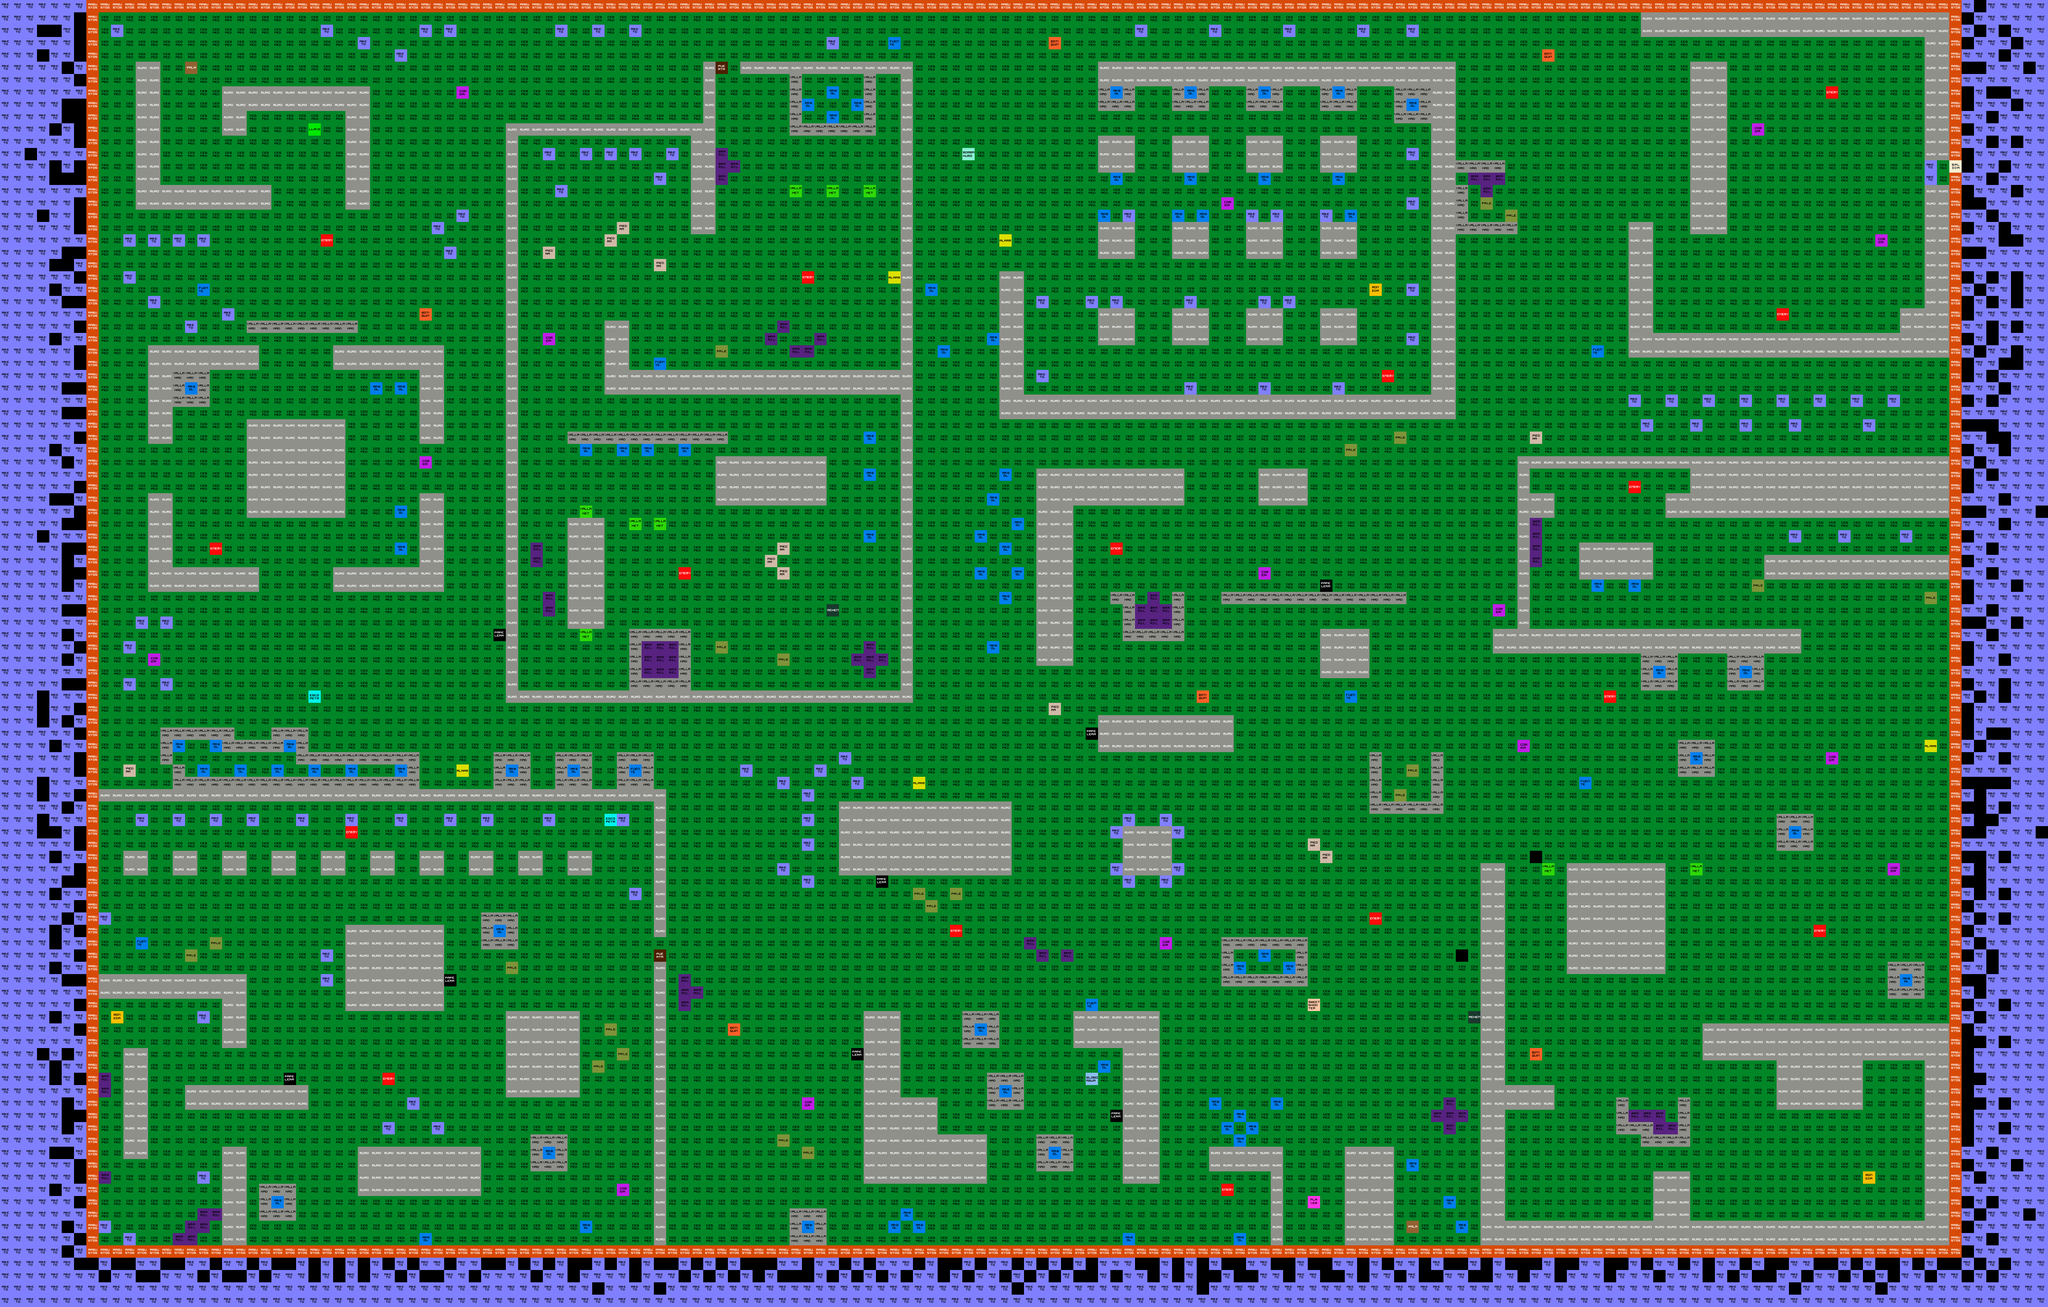

A level layout from a 2D game, rendered from its tile map. Below: a short description, then the map file with tile-grid data replaced by summaries:
An orthogonal 166x106 tile map with 32x32 px tiles, 2 tile layers (Capa de Patrones 1, Capa de patrones 2) and 251 objects (188x nodo).

<map version="1.0" orientation="orthogonal" renderorder="right-down" width="166" height="106" tilewidth="32" tileheight="32" nextobjectid="420">
 <tileset firstgid="1" name="tileset" tilewidth="32" tileheight="32" tilecount="64" columns="8">
  <image source="tileset.png" width="256" height="256" />
 </tileset>
 <layer name="Capa de Patrones 1" width="166" height="106">
  <data>[17596 cells, 15502 non-empty, 3 distinct tile ids]</data>
 </layer>
 <layer name="Capa de patrones 2" width="166" height="106">
  <data>[17596 cells, 2387 non-empty, 24 distinct tile ids]</data>
 </layer>
 <objectgroup name="muros">
  <object id="228" x="5056" y="2656">
   <polyline points="0,0 -640,0 -640,96 -448,96 -448,224 -224,224 -224,96 -64,96 -64,512 -672,512 -672,384 -768,384 -768,512 -1152,512 -1152,224 -1024,224 -1024,160 -1152,160 -1152,-416 -1216,-416 -1216,576 0,576 0,0" />
  </object>
  <object id="233" x="3328" y="3232">
   <polyline points="0,0 0,-256 -192,-256 -192,-192 -32,-192 -32,0 0,0" />
  </object>
  <object id="234" x="3008" y="3072">
   <polyline points="0,0 0,-448 -224,-448 -224,-352 -96,-352 -96,0 0,0" />
  </object>
  <object id="240" x="5056" y="1184">
   <polyline points="0,0 -1120,0 -1120,448 -1184,448 -1184,512 -384,512 -384,448 -1088,448 -1088,160 -1024,160 -1024,96 -1088,96 -1088,32 -672,32 -672,96 -736,96 -736,160 0,160 0,0" />
  </object>
  <object id="242" x="5056" y="480">
   <polyline points="0,0 0,448 -832,448 -832,96 -768,96 -768,384 -128,384 -128,320 -64,320 -64,0 0,0" />
  </object>
  <object id="244" x="5056" y="416">
   <polyline points="0,0 -64,0 -64,-320 -800,-320 -800,-384 0,-384 0,0" />
  </object>
  <object id="245" x="2848" y="160">
   <polyline points="0,0 0,64 864,64 864,864 -192,864 -192,544 -256,544 -256,928 928,928 928,0 0,0" />
  </object>
  <object id="261" x="3072" y="1216">
   <polyline points="0,0 -384,0 -384,512 -288,512 -288,96 0,96 0,0" />
  </object>
  <object id="263" x="2560" y="2944">
   <polyline points="0,0 0,128 -320,128 -320,-320 -224,-320 -224,-96 -128,-96 -128,0 0,0" />
  </object>
  <object id="286" x="1696" y="2496" width="32" height="736" />
  <object id="288" x="256" y="2528">
   <polyline points="0,0 384,0 384,192 320,192 320,64 0,64 0,0" />
  </object>
  <object id="289" x="256" y="2080">
   <polyline points="0,0 1440,0 1440,352 1472,352 1472,-32 0,-32 0,0" />
  </object>
  <object id="294" x="384" y="1280">
   <polyline points="0,0 64,0 64,192 288,192 288,256 0,256 0,0" />
  </object>
  <object id="295" x="384" y="896">
   <polyline points="0,0 0,256 64,256 64,64 288,64 288,0 0,0" />
  </object>
  <object id="296" x="864" y="896">
   <polyline points="0,0 0,64 224,64 224,256 288,256 288,0 0,0" />
  </object>
  <object id="297" x="1088" y="1280">
   <polyline points="0,0 64,0 64,256 -224,256 -224,192 0,192 0,0" />
  </object>
  <object id="298" x="352" y="160">
   <polyline points="0,0 64,0 64,320 352,320 352,384 0,384 0,0" />
  </object>
  <object id="299" x="576" y="224">
   <polyline points="0,0 0,128 64,128 64,64 320,64 320,320 384,320 384,0 0,0" />
  </object>
  <object id="300" x="1856" y="160">
   <polyline points="0,0 0,448 -64,448 -64,192 -512,192 -512,1632 480,1632 480,864 -288,864 -288,672 -224,672 -224,800 480,800 480,32 64,32 64,0 512,0 512,1664 -544,1664 -544,160 -32,160 -32,0 0,0" />
  </object>
  <object id="302" x="2848" y="352">
   <polyline points="0,0 0,96 96,96 96,0 0,0" />
  </object>
  <object id="303" x="3040" y="352">
   <polyline points="0,0 0,96 96,96 96,0 0,0" />
  </object>
  <object id="304" x="3232" y="352">
   <polyline points="0,0 0,96 96,96 96,0 0,0" />
  </object>
  <object id="305" x="3424" y="352">
   <polyline points="0,0 0,96 96,96 96,0 0,0" />
  </object>
  <object id="306" x="3424" y="576">
   <polyline points="0,0 0,96 96,96 96,0 0,0" />
  </object>
  <object id="307" x="3424" y="800">
   <polyline points="0,0 0,96 96,96 96,0 0,0" />
  </object>
  <object id="308" x="3232" y="576">
   <polyline points="0,0 0,96 96,96 96,0 0,0" />
  </object>
  <object id="309" x="3232" y="800">
   <polyline points="0,0 0,96 96,96 96,0 0,0" />
  </object>
  <object id="310" x="3040" y="800">
   <polyline points="0,0 0,96 96,96 96,0 0,0" />
  </object>
  <object id="311" x="2848" y="800">
   <polyline points="0,0 0,96 96,96 96,0 0,0" />
  </object>
  <object id="312" x="2848" y="576">
   <polyline points="0,0 0,96 96,96 96,0 0,0" />
  </object>
  <object id="313" x="3040" y="576">
   <polyline points="0,0 0,96 96,96 96,0 0,0" />
  </object>
  <object id="315" x="3264" y="1216">
   <polyline points="0,0 0,96 128,96 128,0 0,0" />
  </object>
  <object id="316" x="3424" y="1632">
   <polyline points="0,0 0,128 128,128 128,0 0,0" />
  </object>
  <object id="317" x="2848" y="1856">
   <polyline points="0,0 0,96 352,96 352,0 0,0" />
  </object>
  <object id="318" x="2912" y="2144">
   <polyline points="0,0 0,128 128,128 128,0 0,0" />
  </object>
  <object id="319" x="2176" y="2080">
   <polyline points="0,0 0,192 448,192 448,0 0,0" />
  </object>
  <object id="320" x="3488" y="2976">
   <polyline points="0,0 0,256 128,256 128,0 0,0" />
  </object>
  <object id="321" x="4064" y="2240">
   <polyline points="0,0 0,288 256,288 256,0 0,0" />
  </object>
  <object id="322" x="4096" y="1408">
   <polyline points="0,0 0,96 192,96 192,0 0,0" />
  </object>
  <object id="324" x="4576" y="1440">
   <polyline points="0,0 0,64 480,64 480,0 0,0" />
  </object>
  <object id="325" x="1472" y="1344">
   <polyline points="0,0 0,288 96,288 96,0 0,0" />
  </object>
  <object id="326" x="1856" y="1184">
   <polyline points="0,0 0,128 288,128 288,0 0,0" />
  </object>
  <object id="327" x="640" y="1088">
   <polyline points="0,0 0,256 256,256 256,0 0,0" />
  </object>
  <object id="328" x="320" y="2208">
   <polyline points="0,0 0,64 64,64 64,0 0,0" />
  </object>
  <object id="329" x="448" y="2208">
   <polyline points="0,0 0,64 64,64 64,0 0,0" />
  </object>
  <object id="330" x="576" y="2208">
   <polyline points="0,0 0,64 64,64 64,0 0,0" />
  </object>
  <object id="331" x="704" y="2208">
   <polyline points="0,0 0,64 64,64 64,0 0,0" />
  </object>
  <object id="332" x="832" y="2208">
   <polyline points="0,0 0,64 64,64 64,0 0,0" />
  </object>
  <object id="333" x="960" y="2208">
   <polyline points="0,0 0,64 64,64 64,0 0,0" />
  </object>
  <object id="334" x="1088" y="2208">
   <polyline points="0,0 0,64 64,64 64,0 0,0" />
  </object>
  <object id="335" x="1216" y="2208">
   <polyline points="0,0 0,64 64,64 64,0 0,0" />
  </object>
  <object id="336" x="1344" y="2208">
   <polyline points="0,0 0,64 64,64 64,0 0,0" />
  </object>
  <object id="337" x="1472" y="2208">
   <polyline points="0,0 0,64 64,64 64,0 0,0" />
  </object>
  <object id="338" x="896" y="2400">
   <polyline points="0,0 0,224 256,224 256,0 0,0" />
  </object>
  <object id="339" x="1312" y="2624">
   <polyline points="0,0 0,224 192,224 192,0 0,0" />
  </object>
  <object id="340" x="928" y="2976">
   <polyline points="0,0 0,128 320,128 320,0 0,0" />
  </object>
  <object id="341" x="576" y="2976">
   <polyline points="0,0 0,256 64,256 64,0 0,0" />
  </object>
  <object id="342" x="480" y="2816">
   <polyline points="0,0 0,64 320,64 320,0 0,0" />
  </object>
  <object id="343" x="320" y="2720">
   <polyline points="0,0 0,288 64,288 64,0 0,0" />
  </object>
  <object id="344" x="4384" y="160">
   <polyline points="0,0 0,448 96,448 96,0 0,0" />
  </object>
  <object id="345" x="5056" y="416">
   <polyline points="0,0 0,-384 -4800,-384 -4800,2816 0,2816 0,32 32,32 32,2848 -4832,2848 -4832,-416 32,-416 32,0 0,0" />
  </object>
 </objectgroup>
 <objectgroup name="nodos" visible="0">
  <!-- 190 objects omitted --></objectgroup>
</map>
<!-- 190 of 251 objects omitted -->
